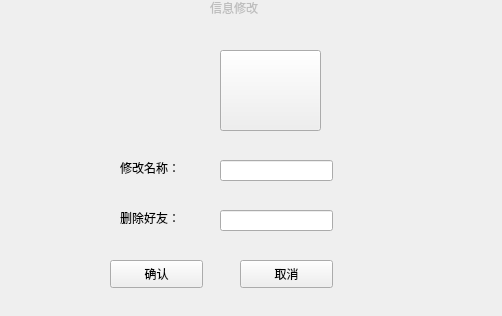
<?xml version="1.0" encoding="UTF-8"?>
<ui version="4.0">
 <class>Information</class>
 <widget class="QWidget" name="Information">
  <property name="geometry">
   <rect>
    <x>0</x>
    <y>0</y>
    <width>502</width>
    <height>316</height>
   </rect>
  </property>
  <property name="windowTitle">
   <string>Form</string>
  </property>
  <widget class="QLabel" name="label">
   <property name="enabled">
    <bool>false</bool>
   </property>
   <property name="geometry">
    <rect>
     <x>210</x>
     <y>0</y>
     <width>72</width>
     <height>15</height>
    </rect>
   </property>
   <property name="text">
    <string>信息修改</string>
   </property>
  </widget>
  <widget class="QLabel" name="label_2">
   <property name="geometry">
    <rect>
     <x>120</x>
     <y>160</y>
     <width>72</width>
     <height>15</height>
    </rect>
   </property>
   <property name="text">
    <string>修改名称：</string>
   </property>
  </widget>
  <widget class="QLineEdit" name="lineEdit">
   <property name="geometry">
    <rect>
     <x>220</x>
     <y>160</y>
     <width>113</width>
     <height>21</height>
    </rect>
   </property>
  </widget>
  <widget class="QLabel" name="label_3">
   <property name="geometry">
    <rect>
     <x>120</x>
     <y>210</y>
     <width>72</width>
     <height>15</height>
    </rect>
   </property>
   <property name="text">
    <string>删除好友：</string>
   </property>
  </widget>
  <widget class="QLineEdit" name="lineEdit_2">
   <property name="geometry">
    <rect>
     <x>220</x>
     <y>210</y>
     <width>113</width>
     <height>21</height>
    </rect>
   </property>
  </widget>
  <widget class="QPushButton" name="upButton2">
   <property name="geometry">
    <rect>
     <x>110</x>
     <y>260</y>
     <width>93</width>
     <height>28</height>
    </rect>
   </property>
   <property name="text">
    <string>确认</string>
   </property>
  </widget>
  <widget class="QPushButton" name="cancelButton2">
   <property name="geometry">
    <rect>
     <x>240</x>
     <y>260</y>
     <width>93</width>
     <height>28</height>
    </rect>
   </property>
   <property name="text">
    <string>取消</string>
   </property>
  </widget>
  <widget class="QPushButton" name="pictureButton">
   <property name="geometry">
    <rect>
     <x>220</x>
     <y>50</y>
     <width>101</width>
     <height>81</height>
    </rect>
   </property>
   <property name="text">
    <string/>
   </property>
  </widget>
 </widget>
 <resources/>
 <connections>
  <connection>
   <sender>cancelButton2</sender>
   <signal>clicked()</signal>
   <receiver>Information</receiver>
   <slot>close()</slot>
   <hints>
    <hint type="sourcelabel">
     <x>286</x>
     <y>273</y>
    </hint>
    <hint type="destinationlabel">
     <x>250</x>
     <y>157</y>
    </hint>
   </hints>
  </connection>
 </connections>
</ui>
